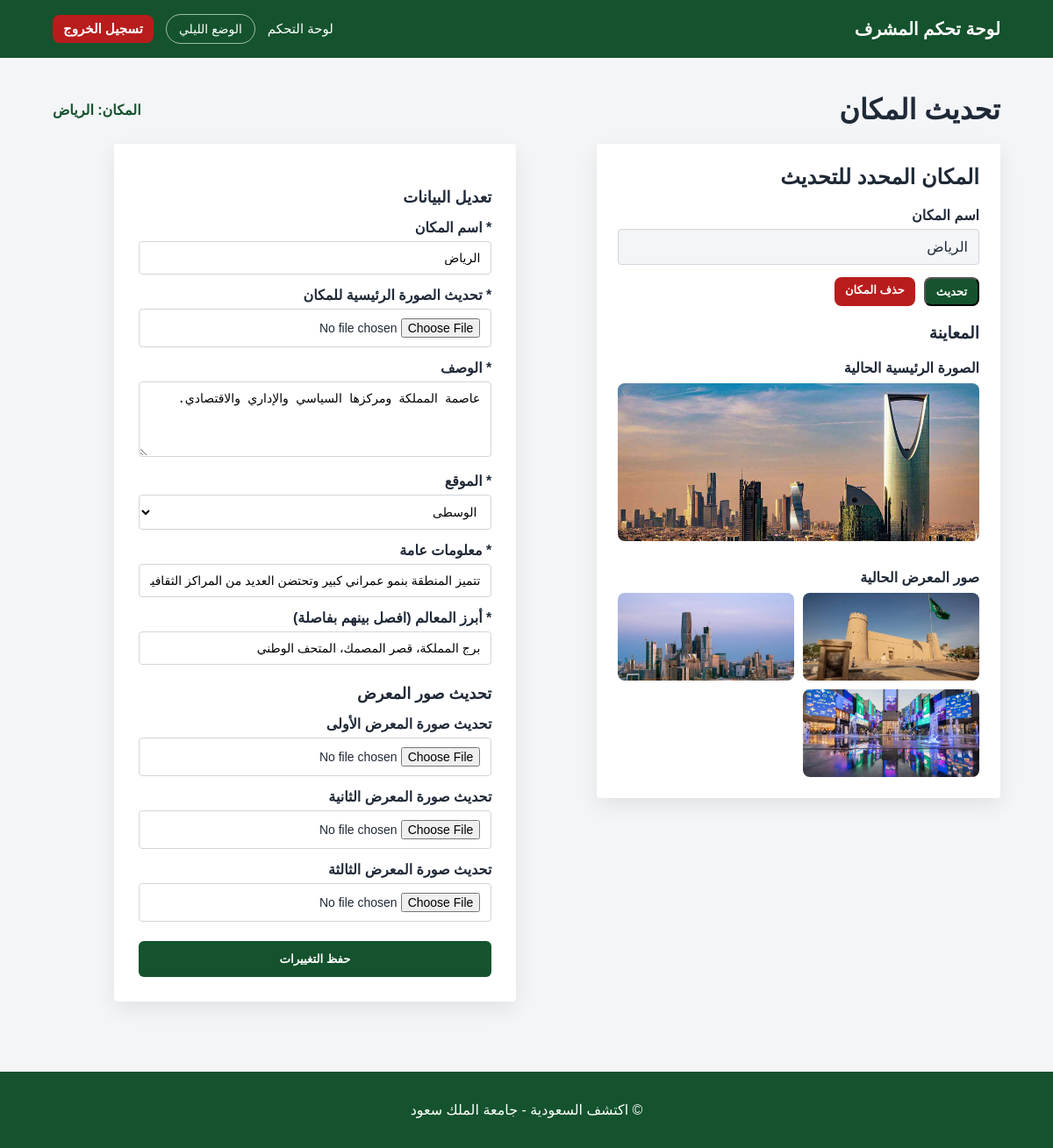
The page /admin/update.php?id=1 (signed in) on the database as committed earlier.
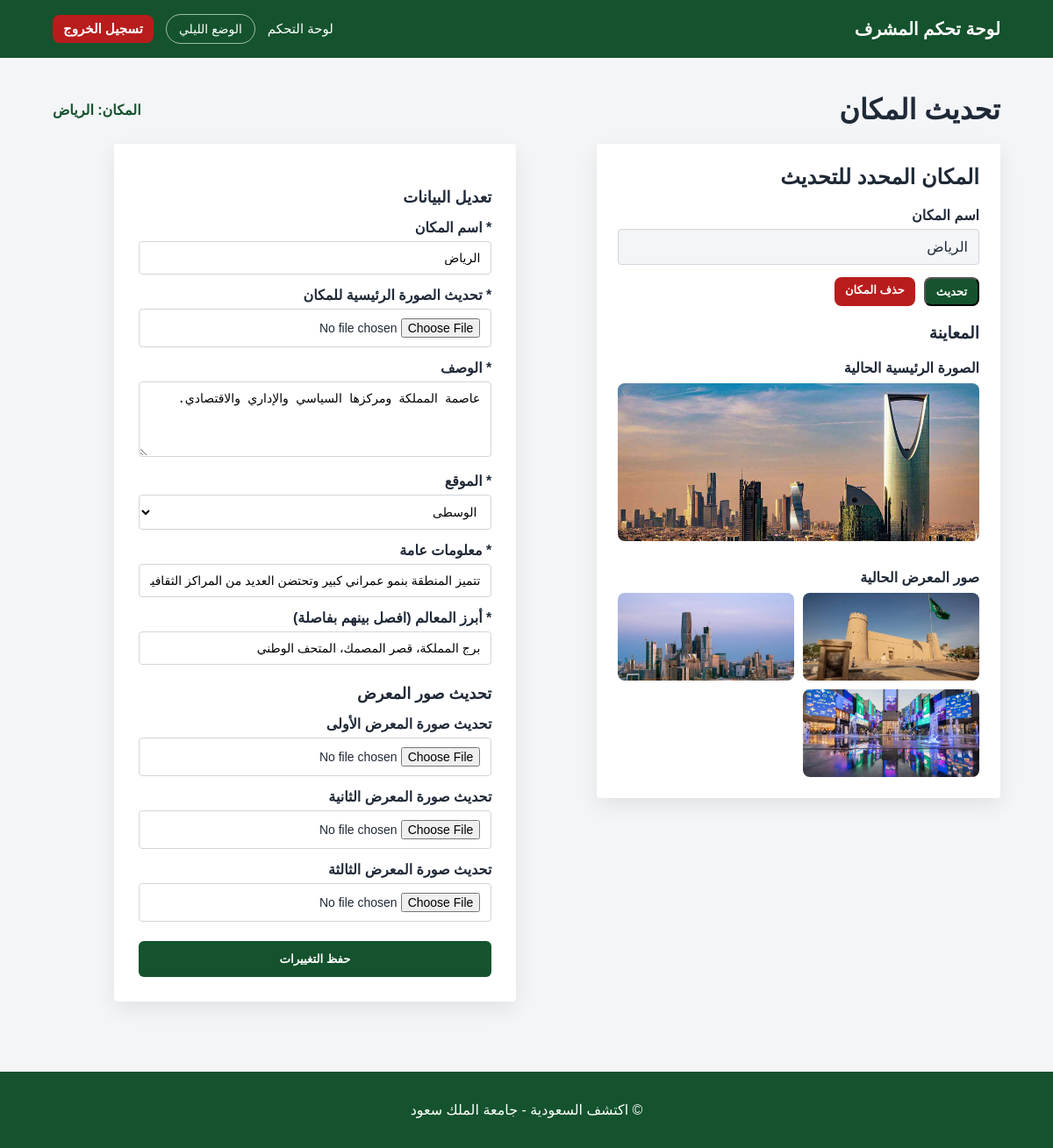
The same page on the database as committed later.
### tables this page shows
CREATE TABLE `regions` (
  `id` int(11) NOT NULL,
  `name` varchar(100) NOT NULL,
  `category` varchar(50) NOT NULL,
  `description` text NOT NULL,
  `info` text DEFAULT NULL,
  `landmarks` text DEFAULT NULL,
  `hero_image` varchar(255) DEFAULT NULL,
  `gallery_image1` varchar(255) DEFAULT NULL,
  `gallery_image2` varchar(255) DEFAULT NULL,
  `gallery_image3` varchar(255) DEFAULT NULL
);

### admin/update.php (the view, shortened to what this page needs)
<?php
require_once '../database.php';
$id = (int)$_GET["id"];
$stmt = $conn->prepare("SELECT * FROM regions WHERE id = ?");
$stmt->bind_param("i", $id);
$stmt->execute();
$result = $stmt->get_result();
$data = $result->fetch_assoc();
?>
<!DOCTYPE html>
<html lang="ar" dir="rtl">
<head>
    <link rel="stylesheet" href="../style.css">
</head>
<body>
<header class="site-header">
    <div class="container nav-container">
        <div class="logo">لوحة تحكم المشرف</div>
        <nav class="main-nav">
            <a href="dashboard.php">لوحة التحكم</a>
            <button id="modeToggle" class="mode-btn" type="button">الوضع الليلي</button>
            <a href="login.php" class="logout-btn">تسجيل الخروج</a>
        </nav>
    </div>
</header>
<main class="admin-page">
    <div class="container">
        <div class="edit-top-row">
            <h1>تحديث المكان</h1>
            <p>المكان: <?php echo $data["name"]; ?></p>
        </div>
        <div class="edit-layout">
            <div class="edit-preview-card">
                <h2>المكان المحدد للتحديث</h2>
                <label>اسم المكان</label>
                <div class="readonly-box"><?php echo $data["name"]; ?></div>
                <div class="preview-actions">
                    <button type="submit" form="editForm" name="action" value="preview" class="edit-btn">تحديث</button>
                    <a href="delete.php?id=<?php echo $id; ?>"
                       class="delete-btn"
                       onclick="return confirm('هل أنت متأكد من حذف هذا المكان؟');">
                      حذف المكان
                    </a>
                </div>
                <h3>المعاينة</h3>
                <p class="preview-title">الصورة الرئيسية الحالية</p>
                <img class="preview-main-img" src="../<?php echo $data["hero_image"]; ?>" alt="<?php echo $data["name"]; ?>">
                <p class="preview-title">صور المعرض الحالية</p>
                <div class="preview-gallery">
                    <?php if (!empty($data["gallery_image1"])) { ?>
                        <img src="../<?php echo $data["gallery_image1"]; ?>" alt="صورة المعرض الأولى">
                    <?php } ?>
                    <?php if (!empty($data["gallery_image2"])) { ?>
                        <img src="../<?php echo $data["gallery_image2"]; ?>" alt="صورة المعرض الثانية">
                    <?php } ?>
                    <?php if (!empty($data["gallery_image3"])) { ?>
                        <img src="../<?php echo $data["gallery_image3"]; ?>" alt="صورة المعرض الثالثة">
                    <?php } ?>
                </div>
            </div>
            <div class="admin-form-card">
                <h2>تعديل البيانات</h2>
                <form id="editForm" method="POST" enctype="multipart/form-data">
                    <label>* اسم المكان</label>
                    <input type="text" name="name" value="<?php echo $data["name"]; ?>" required>
                    <label>* تحديث الصورة الرئيسية للمكان</label>
                    <input type="file" name="hero_image">
                    <label>* الوصف</label>
                    <textarea name="description" rows="4" required><?php echo $data["description"]; ?></textarea>
                    <label>* الموقع</label>
                    <select name="category" required>
                        <option value="central" <?php if ($data["category"] == "central") echo "selected"; ?>>الوسطى</option>
                    </select>
                    <label>* معلومات عامة</label>
                    <input type="text" name="info" value="<?php echo $data["info"]; ?>">
                    <label>* أبرز المعالم (افصل بينهم بفاصلة)</label>
                    <input type="text" name="landmarks" value="<?php echo $data["landmarks"]; ?>">
                    <h2>تحديث صور المعرض</h2>
                    <label>تحديث صورة المعرض الأولى</label>
                    <input type="file" name="gallery_image1">
                    <label>تحديث صورة المعرض الثانية</label>
                    <input type="file" name="gallery_image2">
                    <label>تحديث صورة المعرض الثالثة</label>
                    <input type="file" name="gallery_image3">
                    <button type="submit" name="action" value="save" class="admin-submit-btn">حفظ التغييرات</button>
                </form>
            </div>
        </div>
    </div>
</main>
<footer class="site-footer">
    <p>© اكتشف السعودية - جامعة الملك سعود</p>
</footer>
</body>
</html>

Rows that differ between the two databases and show on the page:
changed regions "الرياض": category "الوسطى" → (not shown)
Other text that changed with them:
form field category: (not shown) → "الوسطى"
